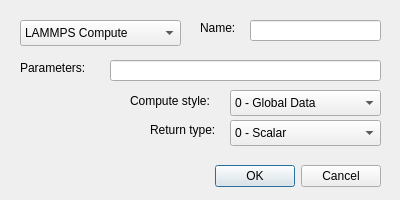
<?xml version="1.0" encoding="UTF-8"?>
<ui version="4.0">
 <class>CVCreate</class>
 <widget class="QDialog" name="CVCreate">
  <property name="geometry">
   <rect>
    <x>0</x>
    <y>0</y>
    <width>400</width>
    <height>200</height>
   </rect>
  </property>
  <property name="windowTitle">
   <string>Dialog</string>
  </property>
  <widget class="QDialogButtonBox" name="buttonBox">
   <property name="geometry">
    <rect>
     <x>20</x>
     <y>160</y>
     <width>361</width>
     <height>32</height>
    </rect>
   </property>
   <property name="orientation">
    <enum>Qt::Horizontal</enum>
   </property>
   <property name="standardButtons">
    <set>QDialogButtonBox::Cancel|QDialogButtonBox::Ok</set>
   </property>
   <property name="centerButtons">
    <bool>false</bool>
   </property>
  </widget>
  <widget class="QComboBox" name="cv_type">
   <property name="geometry">
    <rect>
     <x>20</x>
     <y>20</y>
     <width>161</width>
     <height>26</height>
    </rect>
   </property>
   <item>
    <property name="text">
     <string>LAMMPS Compute</string>
    </property>
   </item>
  </widget>
  <widget class="QLineEdit" name="parameters">
   <property name="geometry">
    <rect>
     <x>110</x>
     <y>60</y>
     <width>271</width>
     <height>21</height>
    </rect>
   </property>
  </widget>
  <widget class="QLineEdit" name="name">
   <property name="geometry">
    <rect>
     <x>250</x>
     <y>20</y>
     <width>131</width>
     <height>21</height>
    </rect>
   </property>
   <property name="text">
    <string/>
   </property>
  </widget>
  <widget class="QLabel" name="label">
   <property name="geometry">
    <rect>
     <x>200</x>
     <y>20</y>
     <width>41</width>
     <height>16</height>
    </rect>
   </property>
   <property name="text">
    <string>Name:</string>
   </property>
  </widget>
  <widget class="QLabel" name="label_2">
   <property name="geometry">
    <rect>
     <x>20</x>
     <y>60</y>
     <width>81</width>
     <height>16</height>
    </rect>
   </property>
   <property name="text">
    <string>Parameters:</string>
   </property>
  </widget>
  <widget class="QComboBox" name="extract_style">
   <property name="geometry">
    <rect>
     <x>230</x>
     <y>90</y>
     <width>151</width>
     <height>26</height>
    </rect>
   </property>
   <item>
    <property name="text">
     <string>0 - Global Data</string>
    </property>
   </item>
   <item>
    <property name="text">
     <string>1 - Per-atom Data</string>
    </property>
   </item>
   <item>
    <property name="text">
     <string>2 - Local Data</string>
    </property>
   </item>
  </widget>
  <widget class="QComboBox" name="extract_type">
   <property name="geometry">
    <rect>
     <x>230</x>
     <y>120</y>
     <width>151</width>
     <height>26</height>
    </rect>
   </property>
   <item>
    <property name="text">
     <string>0 - Scalar</string>
    </property>
   </item>
   <item>
    <property name="text">
     <string>1 - Vector</string>
    </property>
   </item>
   <item>
    <property name="text">
     <string>2 - Array</string>
    </property>
   </item>
  </widget>
  <widget class="QLabel" name="label_3">
   <property name="geometry">
    <rect>
     <x>130</x>
     <y>90</y>
     <width>91</width>
     <height>21</height>
    </rect>
   </property>
   <property name="text">
    <string>Compute style:</string>
   </property>
  </widget>
  <widget class="QLabel" name="label_4">
   <property name="geometry">
    <rect>
     <x>150</x>
     <y>120</y>
     <width>71</width>
     <height>20</height>
    </rect>
   </property>
   <property name="text">
    <string>Return type:</string>
   </property>
  </widget>
 </widget>
 <tabstops>
  <tabstop>cv_type</tabstop>
  <tabstop>name</tabstop>
  <tabstop>parameters</tabstop>
  <tabstop>extract_style</tabstop>
  <tabstop>extract_type</tabstop>
 </tabstops>
 <resources/>
 <connections>
  <connection>
   <sender>buttonBox</sender>
   <signal>accepted()</signal>
   <receiver>CVCreate</receiver>
   <slot>accept()</slot>
   <hints>
    <hint type="sourcelabel">
     <x>248</x>
     <y>254</y>
    </hint>
    <hint type="destinationlabel">
     <x>157</x>
     <y>274</y>
    </hint>
   </hints>
  </connection>
  <connection>
   <sender>buttonBox</sender>
   <signal>rejected()</signal>
   <receiver>CVCreate</receiver>
   <slot>reject()</slot>
   <hints>
    <hint type="sourcelabel">
     <x>316</x>
     <y>260</y>
    </hint>
    <hint type="destinationlabel">
     <x>286</x>
     <y>274</y>
    </hint>
   </hints>
  </connection>
 </connections>
</ui>
